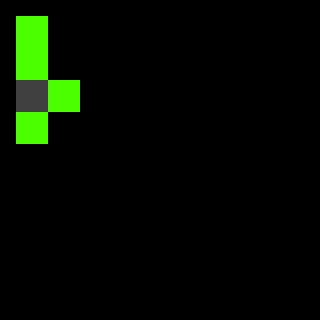

This is a level from a 2D game, rendered from its Tiled map with the project's own tilesets. A one-line summary and the complete map file follow:
An orthogonal 20x20 tile map with 16x16 px tiles, 2 tile layers (regions, input_set), 1 hidden layer not drawn, 2 tilesets.

<map version="1.0" orientation="orthogonal" renderorder="right-down" width="20" height="20" tilewidth="16" tileheight="16" nextobjectid="2">
 <properties>
  <property name="NoOverlappingRules" value="true" />
 </properties>
 <tileset firstgid="1" name="rules_ersin_forest" tilewidth="16" tileheight="16" tilecount="35" columns="7">
  <image source="../tilesets/rules_ersin_forest.png" width="120" height="90" />
 </tileset>
 <tileset firstgid="36" name="outside_a4" tilewidth="16" tileheight="16" tilecount="960" columns="32">
  <image source="../tilesets/outside_a4.png" width="512" height="480" />
 </tileset>
 <layer name="regions" width="20" height="20">
  <data encoding="csv">
0,0,0,0,0,0,0,0,0,0,0,0,0,0,0,0,0,0,0,0,
0,1,1,0,0,0,0,0,0,0,0,0,0,0,0,0,0,0,0,0,
0,1,1,0,0,0,0,0,0,0,0,0,0,0,0,0,0,0,0,0,
0,1,1,0,0,0,0,0,0,0,0,0,0,0,0,0,0,0,0,0,
0,1,1,0,0,0,0,0,0,0,0,0,0,0,0,0,0,0,0,0,
0,1,1,1,1,0,0,0,0,0,0,0,0,0,0,0,0,0,0,0,
0,1,1,1,1,0,0,0,0,0,0,0,0,0,0,0,0,0,0,0,
0,1,1,0,0,0,0,0,0,0,0,0,0,0,0,0,0,0,0,0,
0,1,1,0,0,0,0,0,0,0,0,0,0,0,0,0,0,0,0,0,
0,0,0,0,0,0,0,0,0,0,0,0,0,0,0,0,0,0,0,0,
0,0,0,0,0,0,0,0,0,0,0,0,0,0,0,0,0,0,0,0,
0,0,0,0,0,0,0,0,0,0,0,0,0,0,0,0,0,0,0,0,
0,0,0,0,0,0,0,0,0,0,0,0,0,0,0,0,0,0,0,0,
0,0,0,0,0,0,0,0,0,0,0,0,0,0,0,0,0,0,0,0,
0,0,0,0,0,0,0,0,0,0,0,0,0,0,0,0,0,0,0,0,
0,0,0,0,0,0,0,0,0,0,0,0,0,0,0,0,0,0,0,0,
0,0,0,0,0,0,0,0,0,0,0,0,0,0,0,0,0,0,0,0,
0,0,0,0,0,0,0,0,0,0,0,0,0,0,0,0,0,0,0,0,
0,0,0,0,0,0,0,0,0,0,0,0,0,0,0,0,0,0,0,0,
0,0,0,0,0,0,0,0,0,0,0,0,0,0,0,0,0,0,0,0
</data>
 </layer>
 <layer name="input_set" width="20" height="20">
  <data encoding="csv">
0,0,0,0,0,0,0,0,0,0,0,0,0,0,0,0,0,0,0,0,
0,3,3,0,0,0,0,0,0,0,0,0,0,0,0,0,0,0,0,0,
0,3,3,0,0,0,0,0,0,0,0,0,0,0,0,0,0,0,0,0,
0,3,3,0,0,0,0,0,0,0,0,0,0,0,0,0,0,0,0,0,
0,3,3,0,0,0,0,0,0,0,0,0,0,0,0,0,0,0,0,0,
0,31,31,3,3,0,0,0,0,0,0,0,0,0,0,0,0,0,0,0,
0,31,31,3,3,0,0,0,0,0,0,0,0,0,0,0,0,0,0,0,
0,3,3,0,0,0,0,0,0,0,0,0,0,0,0,0,0,0,0,0,
0,3,3,0,0,0,0,0,0,0,0,0,0,0,0,0,0,0,0,0,
0,0,0,0,0,0,0,0,0,0,0,0,0,0,0,0,0,0,0,0,
0,0,0,0,0,0,0,0,0,0,0,0,0,0,0,0,0,0,0,0,
0,0,0,0,0,0,0,0,0,0,0,0,0,0,0,0,0,0,0,0,
0,0,0,0,0,0,0,0,0,0,0,0,0,0,0,0,0,0,0,0,
0,0,0,0,0,0,0,0,0,0,0,0,0,0,0,0,0,0,0,0,
0,0,0,0,0,0,0,0,0,0,0,0,0,0,0,0,0,0,0,0,
0,0,0,0,0,0,0,0,0,0,0,0,0,0,0,0,0,0,0,0,
0,0,0,0,0,0,0,0,0,0,0,0,0,0,0,0,0,0,0,0,
0,0,0,0,0,0,0,0,0,0,0,0,0,0,0,0,0,0,0,0,
0,0,0,0,0,0,0,0,0,0,0,0,0,0,0,0,0,0,0,0,
0,0,0,0,0,0,0,0,0,0,0,0,0,0,0,0,0,0,0,0
</data>
 </layer>
 <layer name="output_under1 ground" width="20" height="20" visible="0">
  <data encoding="csv">
0,0,0,0,0,0,0,0,0,0,0,0,0,0,0,0,0,0,0,0,
0,806,807,0,0,0,0,0,0,0,0,0,0,0,0,0,0,0,0,0,
0,838,839,0,0,0,0,0,0,0,0,0,0,0,0,0,0,0,0,0,
0,870,871,0,0,0,0,0,0,0,0,0,0,0,0,0,0,0,0,0,
0,902,903,0,0,0,0,0,0,0,0,0,0,0,0,0,0,0,0,0,
0,934,935,0,0,0,0,0,0,0,0,0,0,0,0,0,0,0,0,0,
0,966,967,0,0,0,0,0,0,0,0,0,0,0,0,0,0,0,0,0,
0,0,0,0,0,0,0,0,0,0,0,0,0,0,0,0,0,0,0,0,
0,0,0,0,0,0,0,0,0,0,0,0,0,0,0,0,0,0,0,0,
0,0,0,0,0,0,0,0,0,0,0,0,0,0,0,0,0,0,0,0,
0,0,0,0,0,0,0,0,0,0,0,0,0,0,0,0,0,0,0,0,
0,0,0,0,0,0,0,0,0,0,0,0,0,0,0,0,0,0,0,0,
0,0,0,0,0,0,0,0,0,0,0,0,0,0,0,0,0,0,0,0,
0,0,0,0,0,0,0,0,0,0,0,0,0,0,0,0,0,0,0,0,
0,0,0,0,0,0,0,0,0,0,0,0,0,0,0,0,0,0,0,0,
0,0,0,0,0,0,0,0,0,0,0,0,0,0,0,0,0,0,0,0,
0,0,0,0,0,0,0,0,0,0,0,0,0,0,0,0,0,0,0,0,
0,0,0,0,0,0,0,0,0,0,0,0,0,0,0,0,0,0,0,0,
0,0,0,0,0,0,0,0,0,0,0,0,0,0,0,0,0,0,0,0,
0,0,0,0,0,0,0,0,0,0,0,0,0,0,0,0,0,0,0,0
</data>
 </layer>
</map>
